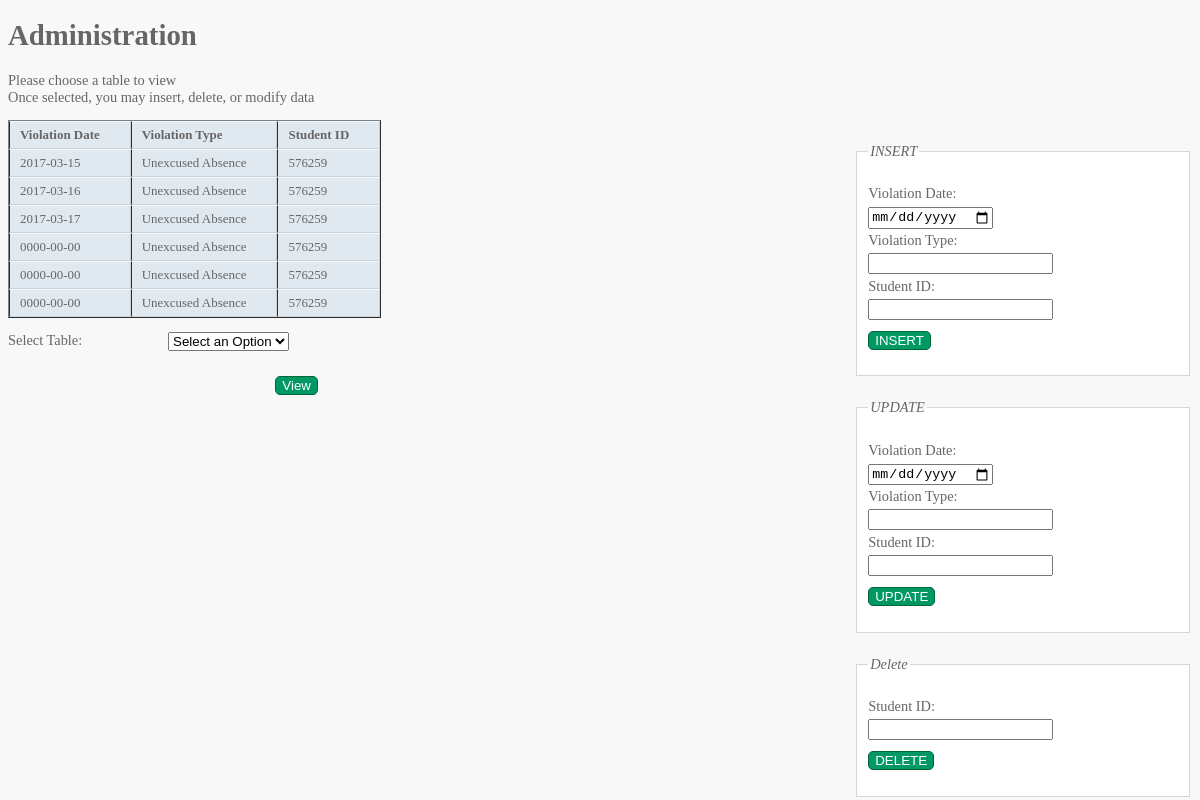
Page /violations_list.php on the committed database.
### tables this page shows
CREATE TABLE IF NOT EXISTS VIOLATIONS
(	vioDate		DATE		NOT NULL,
	vioType		VARCHAR(20)	NOT NULL,
	studentID	CHAR(7),
    FOREIGN KEY (studentID) REFERENCES STUDENT(studentID));

### violations_list.php (the view, shortened to what this page needs)
<!DOCTYPE html>
<html>
	<head>
  	<link href="pagestyle.css" type="text/css" rel="stylesheet" />
	</head>
	<body>
		<h1>Administration</h1>
		<p>Please choose a table to view<br /> Once selected, you may insert, delete, or modify data</p>
		<div id="controlBox">
			<div id="insert">
        <form action="violations_list.php" method="post">
			<fieldset>
				<legend>INSERT</legend>
				<p>
					<label class="title" for="vdate">Violation Date:</label><br />
					<input type="date" name="vdate" id="vdate" required="required"><br />
					<label class="title" for="vtype">Violation Type:</label>
					<input type="text" name="vtype" id="vtype" required="required"><br />
          <label class="title" for="studentID">Student ID:</label>
  				<input type="text" name="studentID" id="studentID" required="required"><br />
					<input type="submit" name="add" value="INSERT" />
        </form>
				</div>
					<div id="update">
            <form action="violations_list.php" method="post">
					<fieldset>
						<legend>UPDATE</legend>
						<p>
							<label class="title" for="vdate">Violation Date:</label><br />
							<input type="date" name="vdate" id="vdate" required="required"><br />
							<label class="title" for="vtype">Violation Type:</label>
							<input type="text" name="vtype" id="vtype" required="required"><br />
		          <label class="title" for="studentID">Student ID:</label>
		  				<input type="text" name="studentID" id="studentID" required="required"><br />
							<input type="submit" name="edit" value="UPDATE" />
            </form>
						</div>
						<div id="delete">
              <form action="violations_list.php" method="post">
						<fieldset>
							<legend>Delete</legend>
							<p><label class="title" for="studentID">Student ID:</label>
								<input type="text" name="studentID" id="studentID" required="required"><br />
								<input type="submit" name = "delete" value="DELETE" />
              </form>
							</div>
		</div>
    <div id="main">
     <table border=1>
       <tr>
       <th>Violation Date</th>
       <th>Violation Type</th>
			 <th>Student ID</th>
       </tr>
<?php
include 'db.inc.php';
if (!($connection = @ mysql_connect($hostName, $username,
  $password)))
  showerror();
    $query = "SELECT * FROM violations";
    if (!($result = @ mysql_query ($query, $connection)))
      showerror();
    while ($row = @ mysql_fetch_array($result))
      echo "<tr>
    <td>{$row["vioDate"]}</td>
    <td>{$row["vioType"]}</td>
		<td>{$row["studentID"]}</td>
    </tr>";
  ?>
</table>
<form action="admins_home.php" method="post">
<p><label class="title" for="selectTable"> Select Table:</label>
<select name="selectTable" id="selectTable">
	<option value="" disabled selected>Select an Option</option>
</select></p>
<div class="submit">
 <input type="submit" value="View" />
</div>
</form>
 </div>
 </body>
</html>

### PAUL UPDATED FINAL REPORT FILES/css/pagestyle.css (style rules this page uses)
body { font=family: Arial, Verdana, sans-serif; font-size: 90%; color: #666666; background-color: #f8f8f8; }
table { border-spacing: 0px; }
th, td { padding: 5px 30px 5px 10px; border-spacing: 0px; font-size: 90%; margin: 0px; }
th,td { text-align: left; background-color: #e0e9f0; border-top: 1px solid #f1f8fe; border-bottom: 1px solid #cbd2d8; border-right: 1px solid #cbd2d8; }
td { text-shadow: 1px 1px p1x #ffffff; }
fieldset { width: 310px; margin-top:20px; border: 1px solid #d6d6d6; background-color: #ffffff; line-height: 1.6em; }
legend { font-style: italic; color: #666666; }
input[type="submit"] { border: 1px solid #006633; background-color: #009966; color: #ffffff; border-radius: 5px; padding 5px; margin-top: 10px; }
.title { float: left; width: 160px; clear: left; }
.submit { width: 310px; text-align: right; }
#controlBox { float:right; }

### rows in the picture
violations: vioDate "2017-03-15", vioType "Unexcused Absence", studentID "576259"
violations: vioDate "2017-03-16", vioType "Unexcused Absence", studentID "576259"
violations: vioDate "2017-03-17", vioType "Unexcused Absence", studentID "576259"
violations: vioDate "0000-00-00", vioType "Unexcused Absence", studentID "576259"
violations: vioDate "0000-00-00", vioType "Unexcused Absence", studentID "576259"
violations: vioDate "0000-00-00", vioType "Unexcused Absence", studentID "576259"
